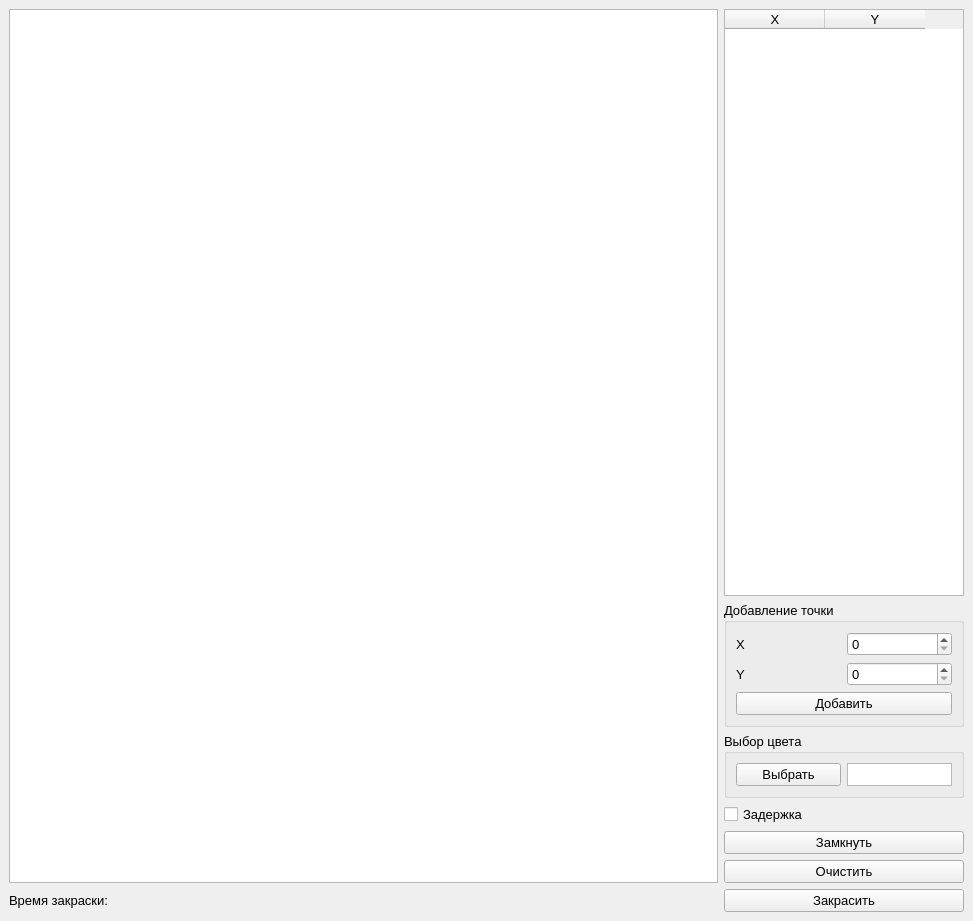
<?xml version="1.0" encoding="UTF-8"?>
<ui version="4.0">
 <class>MainWindow</class>
 <widget class="QMainWindow" name="MainWindow">
  <property name="geometry">
   <rect>
    <x>0</x>
    <y>0</y>
    <width>973</width>
    <height>921</height>
   </rect>
  </property>
  <property name="windowTitle">
   <string>Заполнение областей</string>
  </property>
  <widget class="QWidget" name="centralwidget">
   <layout class="QGridLayout" name="gridLayout">
    <item row="6" column="1">
     <widget class="QPushButton" name="paint">
      <property name="font">
       <font>
        <pointsize>10</pointsize>
       </font>
      </property>
      <property name="text">
       <string>Закрасить</string>
      </property>
     </widget>
    </item>
    <item row="0" column="1">
     <widget class="QTableWidget" name="table">
      <property name="sizePolicy">
       <sizepolicy hsizetype="Minimum" vsizetype="Expanding">
        <horstretch>0</horstretch>
        <verstretch>0</verstretch>
       </sizepolicy>
      </property>
      <property name="maximumSize">
       <size>
        <width>240</width>
        <height>16777215</height>
       </size>
      </property>
      <property name="font">
       <font>
        <pointsize>10</pointsize>
       </font>
      </property>
      <attribute name="horizontalHeaderCascadingSectionResizes">
       <bool>false</bool>
      </attribute>
      <attribute name="horizontalHeaderMinimumSectionSize">
       <number>32</number>
      </attribute>
      <attribute name="horizontalHeaderStretchLastSection">
       <bool>false</bool>
      </attribute>
      <attribute name="verticalHeaderStretchLastSection">
       <bool>false</bool>
      </attribute>
      <column>
       <property name="text">
        <string>X</string>
       </property>
      </column>
      <column>
       <property name="text">
        <string>Y</string>
       </property>
      </column>
     </widget>
    </item>
    <item row="5" column="1">
     <widget class="QPushButton" name="erase">
      <property name="font">
       <font>
        <pointsize>10</pointsize>
       </font>
      </property>
      <property name="text">
       <string>Очистить</string>
      </property>
     </widget>
    </item>
    <item row="4" column="1">
     <widget class="QPushButton" name="lock">
      <property name="font">
       <font>
        <pointsize>10</pointsize>
       </font>
      </property>
      <property name="text">
       <string>Замкнуть</string>
      </property>
     </widget>
    </item>
    <item row="3" column="1">
     <widget class="QCheckBox" name="delay">
      <property name="font">
       <font>
        <pointsize>10</pointsize>
       </font>
      </property>
      <property name="text">
       <string>Задержка</string>
      </property>
     </widget>
    </item>
    <item row="1" column="1">
     <widget class="QGroupBox" name="groupBox">
      <property name="font">
       <font>
        <pointsize>10</pointsize>
       </font>
      </property>
      <property name="title">
       <string>Добавление точки</string>
      </property>
      <layout class="QGridLayout" name="gridLayout_2">
       <item row="1" column="1">
        <widget class="QSpinBox" name="y_spinbox">
         <property name="font">
          <font>
           <pointsize>10</pointsize>
          </font>
         </property>
         <property name="maximum">
          <number>10000</number>
         </property>
        </widget>
       </item>
       <item row="0" column="0">
        <widget class="QLabel" name="label">
         <property name="font">
          <font>
           <pointsize>10</pointsize>
          </font>
         </property>
         <property name="text">
          <string>X</string>
         </property>
        </widget>
       </item>
       <item row="1" column="0">
        <widget class="QLabel" name="label_2">
         <property name="font">
          <font>
           <pointsize>10</pointsize>
          </font>
         </property>
         <property name="text">
          <string>Y</string>
         </property>
        </widget>
       </item>
       <item row="0" column="1">
        <widget class="QSpinBox" name="x_spinbox">
         <property name="font">
          <font>
           <pointsize>10</pointsize>
          </font>
         </property>
         <property name="maximum">
          <number>10000</number>
         </property>
        </widget>
       </item>
       <item row="2" column="0" colspan="2">
        <widget class="QPushButton" name="add_point_btn">
         <property name="font">
          <font>
           <pointsize>10</pointsize>
          </font>
         </property>
         <property name="text">
          <string>Добавить</string>
         </property>
        </widget>
       </item>
      </layout>
     </widget>
    </item>
    <item row="2" column="1">
     <widget class="QGroupBox" name="groupBox_2">
      <property name="font">
       <font>
        <pointsize>10</pointsize>
       </font>
      </property>
      <property name="title">
       <string>Выбор цвета</string>
      </property>
      <layout class="QHBoxLayout" name="horizontalLayout">
       <item>
        <widget class="QPushButton" name="choose_color">
         <property name="font">
          <font>
           <pointsize>10</pointsize>
          </font>
         </property>
         <property name="text">
          <string>Выбрать</string>
         </property>
        </widget>
       </item>
       <item>
        <widget class="QGraphicsView" name="choosed_color">
         <property name="sizePolicy">
          <sizepolicy hsizetype="Ignored" vsizetype="Ignored">
           <horstretch>0</horstretch>
           <verstretch>0</verstretch>
          </sizepolicy>
         </property>
         <property name="font">
          <font>
           <pointsize>10</pointsize>
          </font>
         </property>
         <property name="backgroundBrush">
          <brush brushstyle="SolidPattern">
           <color alpha="255">
            <red>0</red>
            <green>0</green>
            <blue>0</blue>
           </color>
          </brush>
         </property>
        </widget>
       </item>
      </layout>
     </widget>
    </item>
    <item row="0" column="0" rowspan="6">
     <widget class="QGraphicsView" name="view">
      <property name="font">
       <font>
        <pointsize>10</pointsize>
       </font>
      </property>
     </widget>
    </item>
    <item row="6" column="0">
     <widget class="QLabel" name="time_label">
      <property name="font">
       <font>
        <pointsize>10</pointsize>
       </font>
      </property>
      <property name="text">
       <string>Время закраски:</string>
      </property>
     </widget>
    </item>
   </layout>
  </widget>
 </widget>
 <tabstops>
  <tabstop>view</tabstop>
  <tabstop>table</tabstop>
  <tabstop>x_spinbox</tabstop>
  <tabstop>y_spinbox</tabstop>
  <tabstop>choose_color</tabstop>
  <tabstop>choosed_color</tabstop>
  <tabstop>delay</tabstop>
  <tabstop>lock</tabstop>
  <tabstop>erase</tabstop>
  <tabstop>paint</tabstop>
 </tabstops>
 <resources/>
 <connections/>
</ui>
